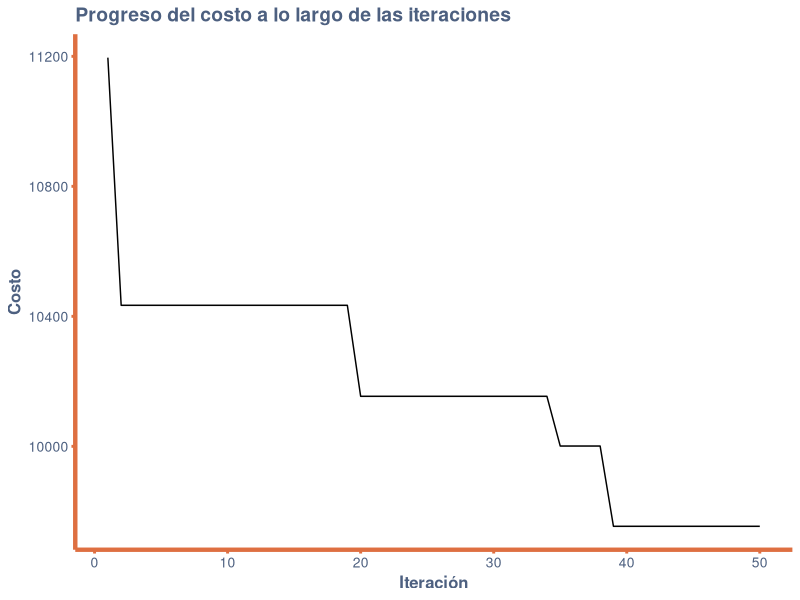

R code for this plot:
## ---- chunk 1
# Función para calcular la distancia euclidiana entre dos puntos
euc_2d <- function(c1, c2) {
    return(round(sqrt((c1[1] - c2[1])^2 + (c1[2] - c2[2])^2)))
}

# Función para calcular el costo de una permutación de ciudades
cost <- function(perm, cities) {
    distance <- 0
    for (i in seq_along(perm)) {
        c1 <- perm[i]
        c2 <- if (i == length(perm)) perm[1] else perm[i + 1]
        distance <- distance + euc_2d(cities[c1, ], cities[c2, ])
    }
    return(distance)
}

# Función para realizar una operación de dos-opt estocástica en una permutación
stochastic_two_opt <- function(permutation) {
    perm <- permutation
    c1 <- sample(length(perm), 1)
    exclude <- c(c1, if (c1 == 1) length(perm) else c1 - 1, if (c1 == length(perm)) 1 else c1 + 1)
    c2 <- sample(length(perm), 1)
    while (c2 %in% exclude) {
        c2 <- sample(length(perm), 1)
    }
    if (c2 < c1) {
        temp <- c1
        c1 <- c2
        c2 <- temp
    }
    perm[c1:c2] <- rev(perm[c1:c2])
    return(perm)
}

# Función para realizar una búsqueda local en el espacio de las permutaciones
local_search <- function(best, cities, max_no_improv) {
    count <- 0
    repeat {
        candidate <- list()
        candidate$vector <- stochastic_two_opt(best$vector)
        candidate$cost <- cost(candidate$vector, cities)
        if (candidate$cost < best$cost) {
            count <- 0
            best <- candidate
        } else {
            count <- count + 1
        }
        if (count >= max_no_improv) break
    }
    return(best)
}

# Función para construir una solución codiciosa aleatorizada
construct_randomized_greedy_solution <- function(cities, alpha) {
    candidate <- list()
    candidate$vector <- sample(1:nrow(cities), 1)
    allCities <- 1:nrow(cities)
    while (length(candidate$vector) < nrow(cities)) {
        candidates <- setdiff(allCities, candidate$vector)
        costs <- sapply(candidates, function(i) euc_2d(cities[candidate$vector[length(candidate$vector)], ], cities[i, ]))
        rcl <- candidates[which(costs <= min(costs) + alpha * (max(costs) - min(costs)))]
        candidate$vector <- c(candidate$vector, sample(rcl, 1))
    }
    candidate$cost <- cost(candidate$vector, cities)
    return(candidate)
}

# Función de búsqueda principal
search <- function(cities, max_iter, max_no_improv, alpha) {
    best <- NULL
    cost_progress <- list()  # Lista para registrar el progreso del costo
    for (iter in seq_len(max_iter)) {
        candidate <- construct_randomized_greedy_solution(cities, alpha)
        candidate <- local_search(candidate, cities, max_no_improv)
        if (is.null(best) || candidate$cost < best$cost) {
            best <- candidate
        }
        cost_progress[[iter]] <- best$cost  # Registrar el costo en la lista
        cat(" > iteration", iter, ", best=", best$cost, "\n")
    }
    return(list(best = best, cost_progress = cost_progress))  # Devolver la mejor solución y el progreso del costo
}

# Configuración del problema
berlin52 <- matrix(c(565,575,25,185,345,750,945,685,845,655,
                     880,660,25,230,525,1000,580,1175,650,1130,
                     1605,620,1220,580,1465,200,1530,5,845,680,
                     725,370,145,665,415,635,510,875,560,365,300,
                     465,520,585,480,415,835,625,975,580,1215,245,
                     1320,315,1250,400,660,180,410,250,420,555,575,
                     665,1150,1160,700,580,685,595,685,610,770,610,
                     795,645,720,635,760,650,475,960,95,260,875,920,
                     700,500,555,815,830,485,1170,65,830,610,605,625,
                     595,360,1340,725,1740,245), ncol = 2, byrow = TRUE)

# Configuración del algoritmo
max_iter <- 50
max_no_improv <- 50
greediness_factor <- 0.3

# Ejecutar el algoritmo
result <- search(berlin52, max_iter, max_no_improv, greediness_factor)
best <- result$best
cost_progress <- result$cost_progress
## ---- chunk 2
library(ggplot2)

crear_tema <- function() {
    theme_minimal() +
        theme(
            plot.background = element_rect(fill = "white", color = NA), 
            panel.grid.major = element_line(color = "white", size = 0.2), 
            panel.grid.minor = element_line(color = "white", size = 0.2), 
            panel.background = element_rect(fill = "white", color = NA), 
            plot.title = element_text(face = "bold", size = 14, color = "#4d6080"),
            axis.title = element_text(face = "bold", size = 12, color = "#4d6080"),
            axis.text = element_text(size = 10, color = "#4d6080"),
            axis.line = element_line(size = 1.5, colour = "#de6f41"), 
            legend.background = element_rect(fill = "#4d6080", color = NA), 
            legend.key = element_rect(fill = "grey90", color = NA),
            axis.ticks.x = element_line(color = "#de6f41", size = 1),
            axis.ticks.y = element_line(color = "#de6f41", size = 1)
        )
}

df <- data.frame(iteration = 1:max_iter, cost = unlist(cost_progress))
ggplot(df, aes(x = iteration, y = cost)) +
    geom_line() +
    labs(title = "Progreso del costo a lo largo de las iteraciones",
         x = "Iteración",
         y = "Costo")+
    crear_tema()
